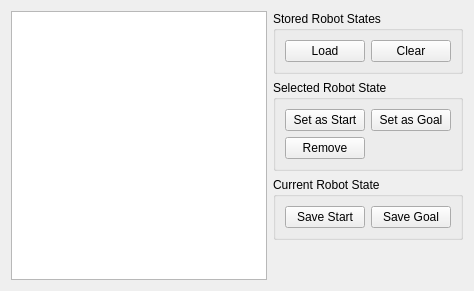
     <widget class="QWidget" name="stored_states">
      <attribute name="title">
       <string>Stored States</string>
      </attribute>
      <layout class="QHBoxLayout" name="horizontalLayout_2">
       <item>
        <widget class="QListWidget" name="list_states"/>
       </item>
       <item>
        <layout class="QVBoxLayout" name="verticalLayout_4">
         <item>
          <widget class="QGroupBox" name="groupBox_15">
           <property name="title">
            <string>Stored Robot States</string>
           </property>
           <layout class="QGridLayout" name="gridLayout_17">
            <item row="0" column="0">
             <widget class="QPushButton" name="load_state_button">
              <property name="toolTip">
               <string>Load a robot state</string>
              </property>
              <property name="text">
               <string>Load</string>
              </property>
             </widget>
            </item>
            <item row="0" column="1">
             <widget class="QPushButton" name="clear_states_button">
              <property name="toolTip">
               <string>Clear robot states from list</string>
              </property>
              <property name="text">
               <string>Clear</string>
              </property>
             </widget>
            </item>
           </layout>
          </widget>
         </item>
         <item>
          <widget class="QGroupBox" name="groupBox_16">
           <property name="title">
            <string>Selected Robot State</string>
           </property>
           <layout class="QGridLayout" name="gridLayout_15">
            <item row="0" column="0">
             <widget class="QPushButton" name="set_as_start_state_button">
              <property name="text">
               <string>Set as Start</string>
              </property>
             </widget>
            </item>
            <item row="0" column="1">
             <widget class="QPushButton" name="set_as_goal_state_button">
              <property name="text">
               <string>Set as Goal</string>
              </property>
             </widget>
            </item>
            <item row="1" column="0">
             <widget class="QPushButton" name="remove_state_button">
              <property name="text">
               <string>Remove</string>
              </property>
             </widget>
            </item>
           </layout>
          </widget>
         </item>
         <item>
          <widget class="QGroupBox" name="groupBox_17">
           <property name="title">
            <string>Current Robot State</string>
           </property>
           <layout class="QGridLayout" name="gridLayout_16">
            <item row="0" column="0">
             <widget class="QPushButton" name="save_start_state_button">
              <property name="toolTip">
               <string>Save the current start state</string>
              </property>
              <property name="text">
               <string>Save Start</string>
              </property>
             </widget>
            </item>
            <item row="0" column="1">
             <widget class="QPushButton" name="save_goal_state_button">
              <property name="toolTip">
               <string>Save the current goal state</string>
              </property>
              <property name="text">
               <string>Save Goal</string>
              </property>
             </widget>
            </item>
           </layout>
          </widget>
         </item>
         <item>
          <spacer name="verticalSpacer_8">
           <property name="orientation">
            <enum>Qt::Vertical</enum>
           </property>
           <property name="sizeHint" stdset="0">
            <size>
             <width>20</width>
             <height>40</height>
            </size>
           </property>
          </spacer>
         </item>
        </layout>
       </item>
      </layout>
     </widget>
